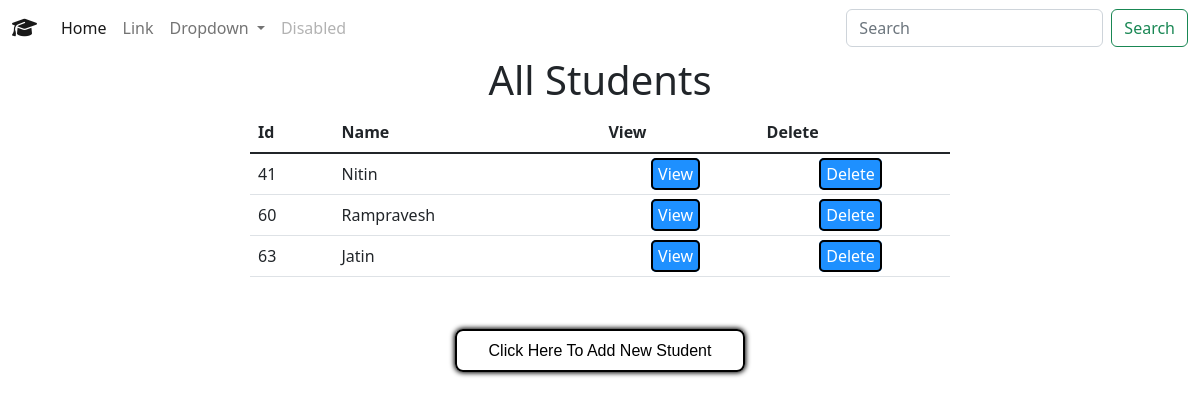
Before: / with the older database file.
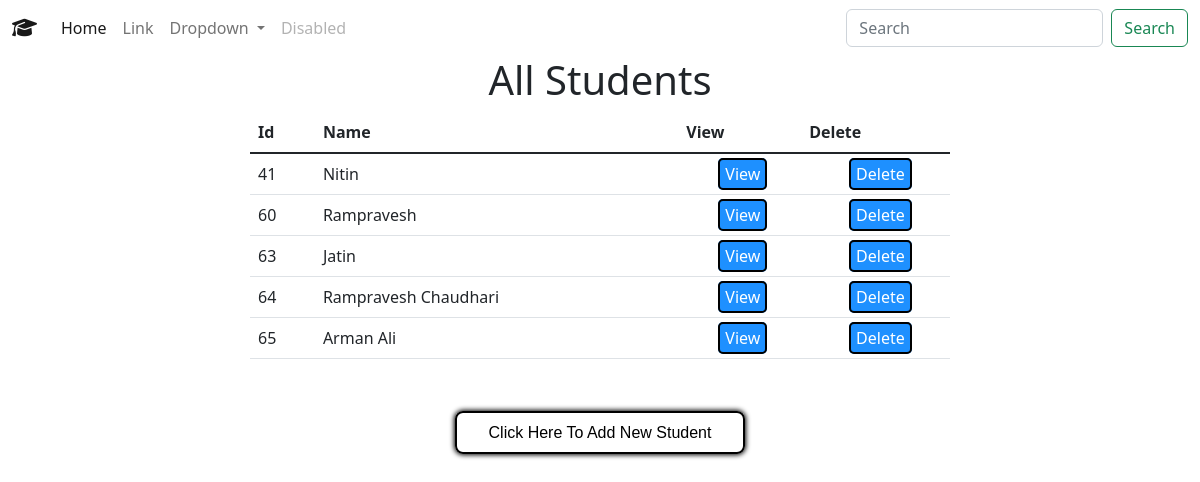
After: the same page with the newer database file.
### core/models.py (models this page shows, shortened)
class Student(models.Model):
    student_name = models.CharField(max_length=100, default="")

### core/views.py (the view)
# urls.py: 2. Add a URL to urlpatterns:  path('', views.home, name='home')
def home(request):
    students = Student.objects.all()
    context = {
        'students': students,
    }
    return render(request, "core/home.html", context)

### core/templates/core/home.html (shortened to what this page needs)
{% extends 'core/base.html' %}
{% block content %}
<center>
    <h1>All Students</h1>
</center>
<div class="container-student">
    <table class="table">
        <head>
            <tr>
                <th scope="col">Id</th>
                <th scope="col">Name</th>
                <th scope="col">View</th>
                <th scope="col">Delete</th>
            </tr>
        </head>
        <tbody class="table-group-divider">
            {% for student in students %}
            <tr>
                <td>{{student.id}}</td>
                <td class="text-capitalize">{{student.student_name}}</td>
                <td class="center"><a href="{% url 'show' student.id %}">View</a></td>
                <td class="center"><a href="{% url 'delete' student.id %}">Delete</a></td>
            </tr>
            {% endfor %}
        </tbody>
    </table>
</div>
<h2 class="click-here text-danger">
    <a href="{% url 'addstudent' %}">Click Here To add new student
    </a>
</h2>
{% endblock content %}

Changed rows visible on the page:
added Student: id "64", student_name "Rampravesh Chaudhari"
added Student: id "65", student_name "Arman Ali"
